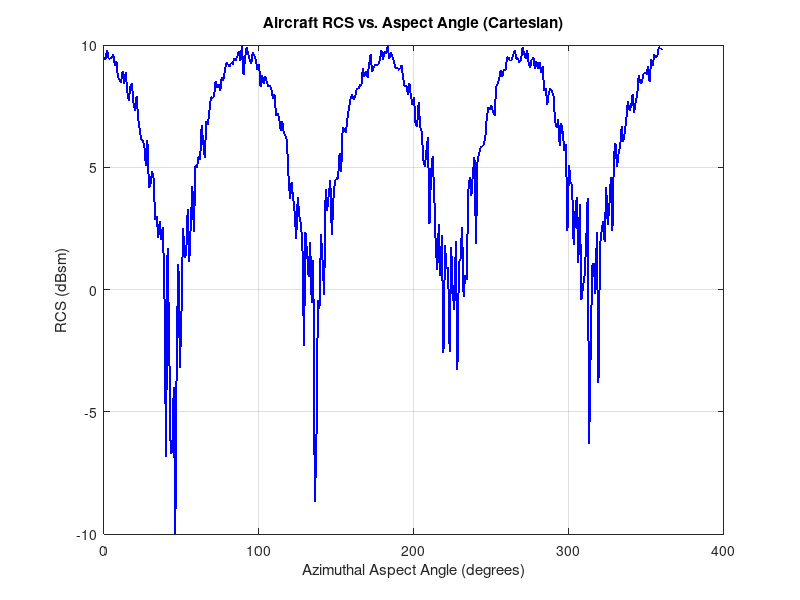

This chart was generated by the following MATLAB code: (Note: this script raises an error after producing the figure.)
%% Aircraft-Detection Radar Design Script
clear; 
clc; 
close all;

%% Universal Fixes for Blank/Gray Figure Window Rendering Issues
% Force plots into separate windows to bypass the docked container bug
set(0, 'DefaultFigureWindowStyle', 'normal');
% Disable graphics smoothing to prevent GPU acceleration deadlocks
set(0, 'DefaultFigureGraphicsSmoothing', 'off');

%% 1. Define Radar Parameters
Pt = 1000;          % Transmitter power (W)
f = 10e9;           % Frequency (Hz)
R0 = 20e3;          % Detection range (m)
Pr_min = 1e-13;     % Minimum detectable power (W)
eta_ap = 0.34;      % Aperture efficiency
c = 3e8;            % Speed of light (m/s)

% Mathematical Expression for Wavelength:
% lambda = c / f
lambda = c / f;     % Wavelength (m)

%% 2. Load or Generate RCS Data
excel_file = 'RCS_data.xlsx'; 

if exist(excel_file, 'file')
    % Set 'VariableNamingRule' to 'preserve' to suppress column name warnings
    opts = detectImportOptions(excel_file, 'VariableNamingRule', 'preserve');
    data = readtable(excel_file, opts);
    
    % Force columns into clean, explicit 1D double-precision numeric vectors
    azimuth_deg = double(data{:, 1});
    rcs_input = double(data{:, 2});
    
    % Clear any dangling missing/NaN rows from the Excel array indices
    nan_mask = isnan(azimuth_deg) | isnan(rcs_input);
    azimuth_deg(nan_mask) = [];
    rcs_input(nan_mask) = [];
    
    % Clear imaginary/negative bounds to maintain clean calculation vectors
    % If input is dBsm:  rcs_linear = 10^(rcs_dBsm / 10)
    % If input is linear: rcs_dBsm = 10 * log10(rcs_linear)
    if any(rcs_input < 0)
        rcs_dBsm = rcs_input;
        rcs_dBsm(rcs_dBsm < -40) = -40; % Floor deep drops to protect polarplot
        rcs_linear = 10.^(rcs_dBsm / 10);
    else
        rcs_linear = rcs_input;
        rcs_linear(rcs_linear <= 0) = 1e-5; % Eliminate zero division traps
        rcs_dBsm = 10 * log10(rcs_linear);
    end
else
    % Synthetic data generation for demonstration purposes
    azimuth_deg = (0:1:360)'; 
    rcs_linear = 5 + 4 * cosd(4 * azimuth_deg) + randn(size(azimuth_deg))*0.5;
    rcs_linear(rcs_linear <= 0) = 0.1; 
    rcs_dBsm = 10 * log10(rcs_linear);
end

% Mathematical Expression for Degree to Radian conversion:
% azimuth_rad = azimuth_deg * (pi / 180)
azimuth_rad = deg2rad(azimuth_deg);

%% Question 1: Aircraft RCS Plotting
% a) Cartesian Plot
figure('Name', 'Question 1a: Cartesian RCS');
plot(azimuth_deg, rcs_dBsm, 'b-', 'LineWidth', 1.5);
grid on;
xlabel('Azimuthal Aspect Angle (degrees)');
ylabel('RCS (dBsm)');
title('Aircraft RCS vs. Aspect Angle (Cartesian)');

% b) Polar Plot
figure('Name', 'Question 1b: Polar RCS');
polarplot(azimuth_rad, rcs_dBsm, 'b-', 'LineWidth', 1.5);
title('Aircraft RCS (dBsm) vs. Aspect Angle (Polar)');

%% Question 2: Required Minimum Antenna Gain
% a) Calculate required linear gain from the monostatic radar equation:
% Given Monostatic Radar Equation:
% Pr = (Pt * G^2 * lambda^2 * rcs) / ((4*pi)^3 * R0^4)
%
% Rearranging to isolate the required minimum gain (G_req_linear):
% G_req_linear = sqrt( (Pr_min * (4*pi)^3 * R0^4) / (Pt * lambda^2 * rcs_linear) )
%
% Decibel conversion:
% G_req_dBi = 10 * log10(G_req_linear)

numerator = Pr_min * (4 * pi)^3 * (R0^4);
denominator = Pt * (lambda^2) .* rcs_linear;
G_req_linear = sqrt(numerator ./ denominator);
G_req_dBi = 10 * log10(G_req_linear);

% Plot G_req in Cartesian coordinates
figure('Name', 'Question 2a: Required Gain');
plot(azimuth_deg, G_req_dBi, 'r-', 'LineWidth', 1.5);
grid on;
xlabel('Azimuthal Aspect Angle (degrees)');
ylabel('Required Gain (dBi)');
title('Required Antenna Gain vs. Aspect Angle');

% b) Determine minimum antenna gain for 90% coverage
% Sorting values to calculate the 90th percentile index:
% percentile_index = ceil(0.90 * N)
% G_design_linear = 10^(G_design_dBi / 10)
G_req_sorted = sort(G_req_dBi);
percentile_index = ceil(0.90 * length(G_req_sorted));
G_design_dBi = G_req_sorted(percentile_index);
G_design_linear = 10^(G_design_dBi / 10);

fprintf('--- Question 2 Results ---\n');
fprintf('Required antenna gain for 90%% coverage: %.2f dBi\n\n', G_design_dBi);

% Polar plot of G_req with the 90% coverage threshold circle
figure('Name', 'Question 2b: Polar Gain with Threshold');
polarplot(azimuth_rad, G_req_dBi, 'r-', 'LineWidth', 1.5);
hold on;
% Create a circle representing the design gain matching the size of azimuth_rad
r_circle = G_design_dBi * ones(size(azimuth_rad));
polarplot(azimuth_rad, r_circle, 'k--', 'LineWidth', 2);
title('Required Gain (dBi) and 90% Coverage Threshold');
legend('Required Gain', '90% Coverage Gain Threshold', 'Location', 'best');

%% Question 3: Design the Parabolic Reflector
% Given Aperture Gain Formula:
% G_design_linear = eta_ap * (pi * D / lambda)^2
%
% Rearranging to isolate Diameter (D):
% D = (lambda / pi) * sqrt(G_design_linear / eta_ap)
%
% Reflector Radius (a):
% a = D / 2
%
% Focal Length (fp) given a chosen constraint ratio (fp_over_D < 0.40):
% fp = fp_over_D * D

D = (lambda / pi) * sqrt(G_design_linear / eta_ap);
a = D / 2;

% Choose a valid focal length fraction, e.g., fp/D = 0.35 (which is < 0.40)
fp_over_D = 0.35; 
fp = fp_over_D * D;

fprintf('--- Question 3 Results ---\n');
fprintf('a) Required Reflector Diameter (D): %.3f meters\n', D);
fprintf('b) Reflector Radius (a): %.3f meters\n', a);
fprintf('c) Chosen Focal Length (fp): %.3f meters (fp/D = %.2f)\n\n', fp, fp_over_D);

% Sketch the Parabolic Reflector
figure('Name', 'Question 3: Parabolic Reflector Sketch');
% Parabola standard geometric equation centered along the focal axis:
% y = x^2 / (4 * fp)
x_parabola = linspace(-a, a, 400);
y_parabola = (x_parabola.^2) / (4 * fp);

plot(x_parabola, y_parabola, 'b-', 'LineWidth', 2);
hold on;
grid on;

% Plot focal point at coordinates (X=0, Y=fp)
plot(0, fp, 'ro', 'MarkerFaceColor', 'r', 'MarkerSize', 8);

% Draw clean 1D coordinate vectors to represent the focal axis line
plot([0, 0], [0, fp], 'k--', 'LineWidth', 1);

xlabel('Aperture Radius X (meters)');
ylabel('Reflector Depth / Focal Axis Y (meters)');
title('Parabolic Reflector Profile and Focal Point Location');
axis equal;
legend('Reflector Dish', 'Focal Point', 'Focal Axis', 'Location', 'best');
